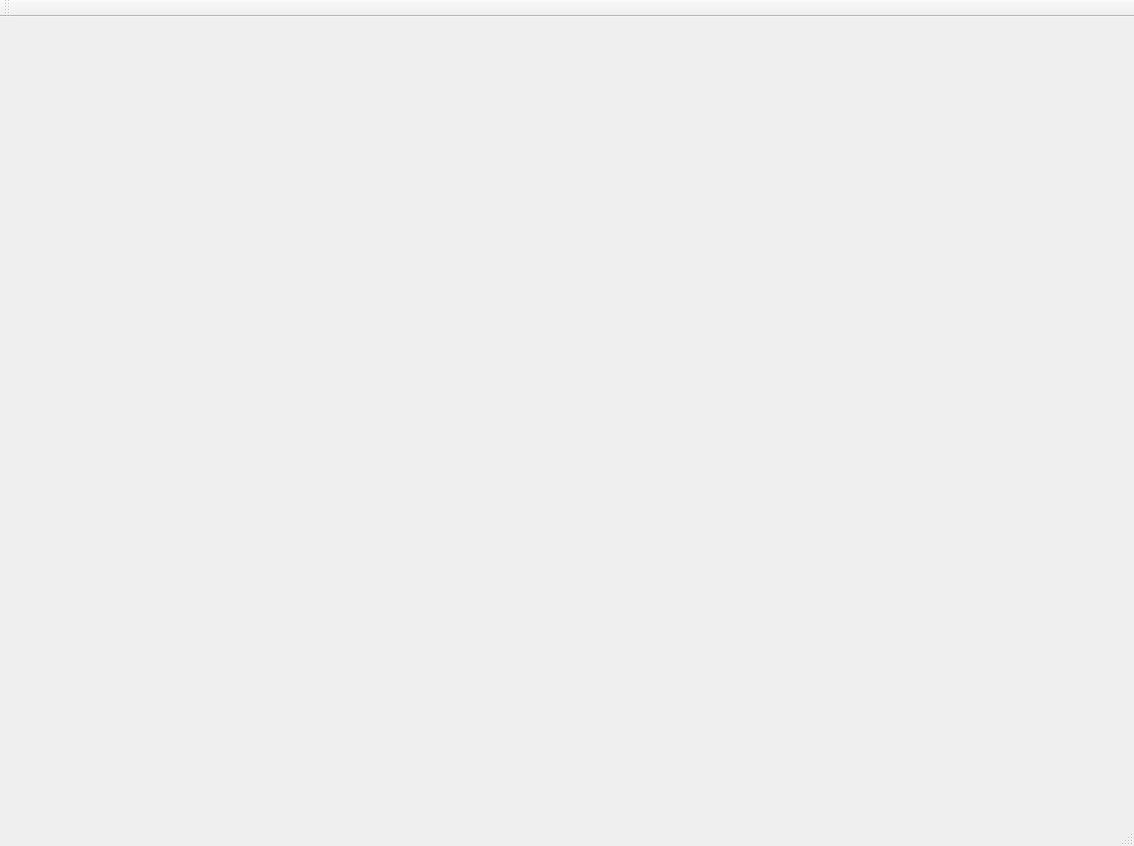
<?xml version="1.0" encoding="UTF-8"?>
<ui version="4.0">
 <class>RenderSystemClass</class>
 <widget class="QMainWindow" name="RenderSystemClass">
  <property name="geometry">
   <rect>
    <x>0</x>
    <y>0</y>
    <width>1134</width>
    <height>846</height>
   </rect>
  </property>
  <property name="windowTitle">
   <string>RenderSystem</string>
  </property>
  <widget class="QWidget" name="centralWidget"/>
  <widget class="QMenuBar" name="menuBar">
   <property name="geometry">
    <rect>
     <x>0</x>
     <y>0</y>
     <width>1134</width>
     <height>26</height>
    </rect>
   </property>
  </widget>
  <widget class="QToolBar" name="mainToolBar">
   <attribute name="toolBarArea">
    <enum>TopToolBarArea</enum>
   </attribute>
   <attribute name="toolBarBreak">
    <bool>false</bool>
   </attribute>
  </widget>
  <widget class="QStatusBar" name="statusBar"/>
 </widget>
 <layoutdefault spacing="6" margin="11"/>
 <resources>
  <include location="rendersystem.qrc"/>
 </resources>
 <connections/>
</ui>
